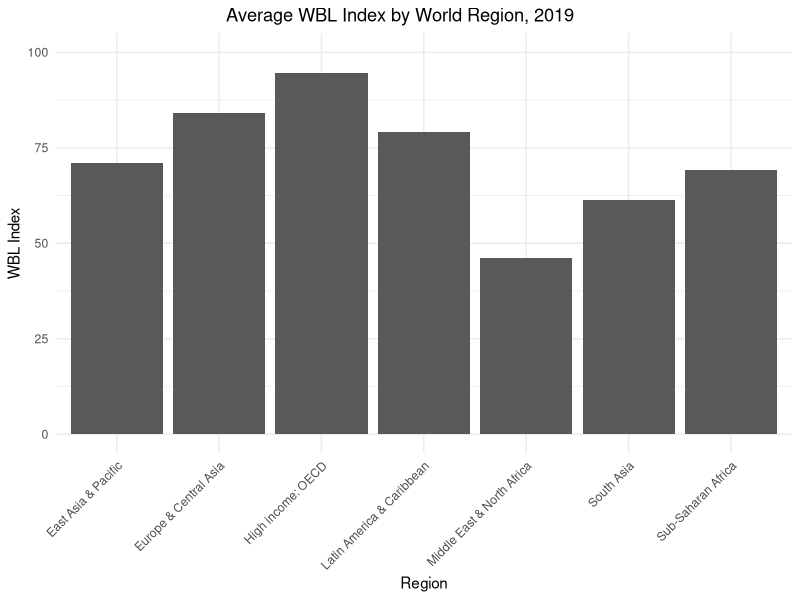
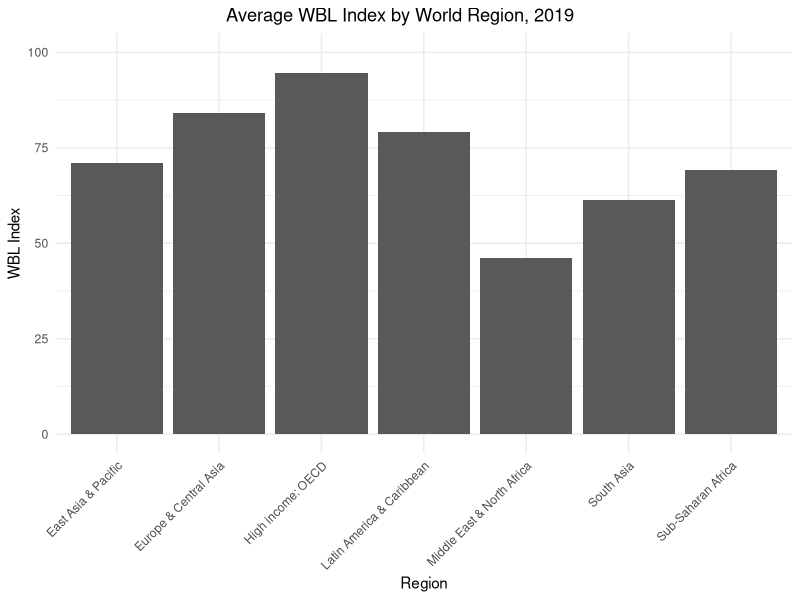
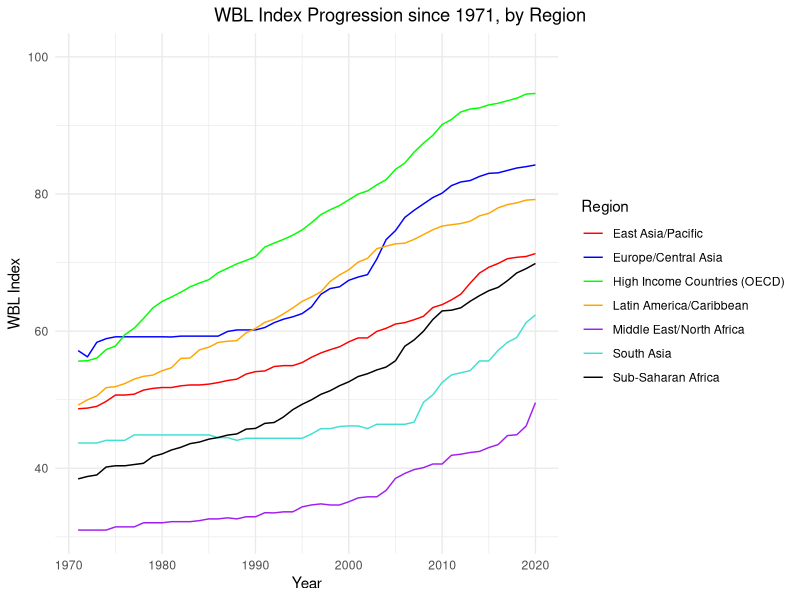
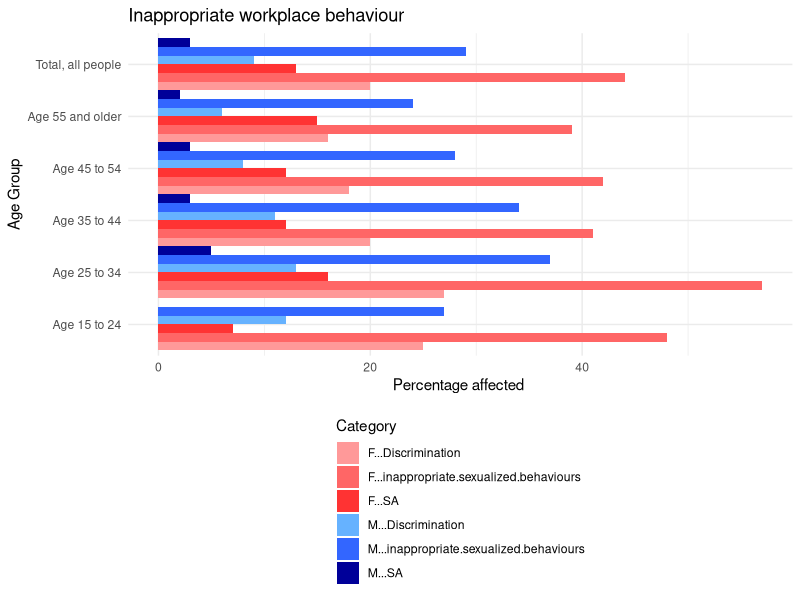

Write R code to recreate these figures, in order.
## ---- chunk 1
#| include: false
#| warning: false
#| message: false

library(tidyverse)

## WBL Dataset Setup

wb_data <- read_csv(here::here("outputs/data/wb_data_clean.csv"))
## ---- chunk 2
#| label: fig-firsthyland
#| message: false
#| echo: false
#| warning: false
#| fig-cap: Figure 1A from Hyland et al. 
#| fig-align: center

## Replication of Figure 1A: Avg. WBL Index in 2019


# average out the index across regions
region_avg_index <- wb_data |> group_by(Region) |> filter(`WBL Report Year` == 2019) |>
                    summarise(avg_index = mean(`WBL_index`, na.rm = TRUE), .groups = "drop")


# Plot in ggplot2

  ggplot(data = region_avg_index, mapping = aes(x = Region, y = avg_index)) +
  geom_col() +
  labs(title="Average WBL Index by World Region, 2019", x="Region", y="WBL Index") +
  theme_minimal() +
  ylim (NA, 100) +
  theme(plot.title.position = "plot",
        plot.title = element_text(hjust = 0.5), 
        axis.text.x = element_text (angle = 45, vjust = 1, hjust=1))

## ---- chunk 3
#| label: fig-secondhyland
#| message: false
#| echo: false
#| warning: false
#| fig-cap: Figure 1B from Hyland et al. 
#| fig-align: center

## Replication of Figure 1A: Avg. WBL Index in 2019


# average out the index across regions
region_avg_index <- wb_data |> group_by(Region) |> filter(`WBL Report Year` == 2019) |>
                    summarise(avg_index = mean(`WBL_index`, na.rm = TRUE), .groups = "drop")


# Plot in ggplot2

  ggplot(data = region_avg_index, mapping = aes(x = Region, y = avg_index)) +
  geom_col() +
  labs(title="Average WBL Index by World Region, 2019", x="Region", y="WBL Index") +
  theme_minimal() +
  ylim (NA, 100) +
  theme(plot.title.position = "plot",
        plot.title = element_text(hjust = 0.5), 
        axis.text.x = element_text (angle = 45, vjust = 1, hjust=1))

## ---- chunk 4
#| label: fig-thirdhyland
#| message: false
#| echo: false
#| warning: false
#| fig-cap: Figure 2 from Hyland et al. 
#| fig-align: center

## Replication of Figure 2:  Charting the Progress of Legal Gender Equality over Time
  

#construct tibble of yearly averages of regions.   
regional_avgs_byyear <- wb_data |> select(
                            `WBL Report Year`, 
                            Region, 
                            WBL_index
                        ) |> group_by(Region, `WBL Report Year`) |> 
                             summarise(avg_index = mean(`WBL_index`, na.rm = TRUE), .groups = "drop")

# Sling into ggplot2

regional_avgs_byyear |> 
  ggplot(aes(x=`WBL Report Year`, y=avg_index, group=Region, color=Region)) +
  geom_line() +
  labs(title="WBL Index Progression since 1971, by Region", x="Year", y="WBL Index") +
  scale_color_manual(values=c("red", "blue", "green", "orange", "purple", "turquoise", "black"), labels=c("East Asia/Pacific","Europe/Central Asia", "High Income Countries (OECD)", "Latin America/Caribbean", "Middle East/North Africa", "South Asia", "Sub-Saharan Africa")) +
  theme_minimal() +
  ylim (NA, 100) + 
  theme(plot.title.position = "plot",
        plot.title = element_text(hjust = 0.5))

## ---- chunk 5
#| message: false
#| echo: false
#| warning: false
#| fig-align: center
library(kableExtra)

# Create a data frame for the table
pay <- data.frame(
  Indicator = "Pay",
  Score = 100,
  Question = "“Does the law mandate equal remuneration for work of equal value?”",
  Legal_Basis = "Ontario Pay Equity Act, Sec. 6",
  Citation = "For the purposes of this Act, pay equity is achieved under the job-to-job method of comparison when the job rate for the female job class that is the subject of the comparison is at least equal to the job rate for a male job class in the same establishment where the work performed in the two job classes is of equal or comparable value.",
  Article = "The gender wage gap in Canada: 1998 to 2018 Labour Statistics: Research Papers by Rachelle Pelletier, Martha Patterson and Melissa Moyser",
  Stylized_fact = "Women still earn 87 cents for every dollar a man earns in Canada",
  Link = "[Read more](https://www150.statcan.gc.ca/n1/en/pub/75-004-m/75-004-m2019004-eng.pdf?st=szPFyv6s)",
  Database = "Annualized data from the Labour Force Survey (LFS), a monthly household survey conducted by Statistics Canada.",
  Additional = "56,000 households, no aboriginal settlements or full-time Canadian Armed Force members, remote households in low population density areas"
)

# Transpose the data frame
pay <- t(pay)

# Replace underscores with spaces in column names
colnames(pay) <- gsub("_", " ", colnames(pay))

# Create a table using kableExtra
  kable(pay, format = "latex", caption = "Summary of findings -Pay Indicator") %>%
  column_spec(2, width = "29em")
## ---- chunk 6
#| message: false
#| label: tbl-explanation
#| echo: false
#| warning: false
#| fig-align: center
library(kableExtra)

# Create a data frame for the table
wagegap <- data.frame(
  Category = c("Total explained portion (sum of effects of variables below)", "Human capital", "Education", 
               "Job tenure", "Job attributes", "Part-time", "Public sector", "Union", "Firm size", 
               "Occupation and industry", "Occupation", "Industry", "Demographics", "Age", 
               "Province", "Children", "Marital status", "Total unexplained portion"),
  '1998' = c(28.0, 1.8, -0.5, 2.3, 10.1, 8.9, -0.6, 0.7, 1.1, 18.3, 1.8, 16.5, -2.2, -0.4, -0.1, -0.3, -1.4, 72.0),
  '2018' = c(36.6, -6.1, -4.8, -1.3, -0.7, 9.2, -5.3, -3.4, -1.1, 44.8, 5.1, 39.7, -1.6, -0.3, 1.0, -0.8, -1.5, 63.4)
)

colnames(wagegap) <- c("Category", "1998", "2018")

# Replace special characters in column names
#colnames(wagegap) <- gsub("`", "", colnames(wagegap))

# Create a table using kableExtra
kable(wagegap, format = "latex", booktabs = TRUE, escape = FALSE, caption = "Explanation of the Gender Wage Gap, 1998 to 2018") %>%
 kable_styling() %>%
#  add_header_above(c("Category" = 1, "1998" = 1, "2018" = 1)) %>%
  
  row_spec(18, bold = TRUE)

## ---- chunk 7
#| message: false
#| echo: false
#| warning: false
#| fig-align: center
library(kableExtra)

# Create a data frame for the table
workplace <- data.frame(
  Indicator = "Workplace",
  Score = 100,
  Question = "“Is there legislation on sexual harassment in employment?”",
  Legal_Basis = "Canadian Human Rights Act, Sec. 14(1) and (2)",
  Citation = "It is a discriminatory practice,in matters related to employment,to harass an individual on a prohibited ground of discrimination.",
  Article = "Gender Results Framework: A new data table on workplace harassment",
  Stylized_fact = "Women still earn 87 cents for every dollar a man earns in Canada",
  Link = "[Read more](https://www150.statcan.gc.ca/n1/daily-quotidien/240212/dq240212a-eng.htm)",
  Database = "Data from 2020 Survey on Sexual Misconduct at Work (SSMW) and Gender Results Framework."
)

# Transpose the data frame
workplace <- t(workplace)

# Replace underscores with spaces in column names
colnames(workplace) <- gsub("_", " ", colnames(workplace))
# Create a table using kableExtra
  kable(workplace, format = "latex", caption = "Summary of findings -Workplace Indicator") %>%
    
  column_spec(2, width = "29em")
## ---- chunk 8
#| message: false
#| echo: false
#| warning: false
#| fig-align: center

# Install and load necessary packages if not already installed
 # install.packages("tidyverse")

# Load the necessary libraries
library(tidyverse)

#  provided data
data <- read.table(text = '"Group" "M - inappropriate sexualized behaviours" "M - Discrimination" "M - SA" "F - inappropriate sexualized behaviours" "F - Discrimination" "F - SA"
"Total, all people" 29 9 3 44 20 13
"Age 15 to 24" 27 12 0 48 25 7
"Age 25 to 34" 37 13 5 57 27 16
"Age 35 to 44" 34 11 3 41 20 12
"Age 45 to 54" 28 8 3 42 18 12
"Age 55 and older" 24 6 2 39 16 15', header = TRUE)

# Transform the data into long format for ggplot
data_long <- data %>%
  pivot_longer(cols = -Group, names_to = "Category", values_to = "Percentage")

# Create a sideways stacked bar plot
ggplot(data_long, aes(x = Percentage, y = Group, fill = Category)) +
  geom_bar(stat = "identity", position = "dodge", width = 1) +
  scale_fill_manual(values = c("#FF9999", "#FF6666", "#FF3333", "#66B2FF", "#3366FF", "#000099"), name = "Category") +
  labs(title = "Inappropriate workplace behaviour ",
       x = "Percentage affected ",
       y = "Age Group") +
  
  theme_minimal() +
  theme(
 #   axis.text.y = element_text(angle = 0, hjust = 2),
    legend.position = "bottom",
    legend.direction = "vertical",
    legend.box = "horizontal",
)

## ---- chunk 9
#| message: false
#| echo: false
#| warning: false
#| fig-align: center
library(kableExtra)

# Create a data frame for the table
maternal <- data.frame(
  Indicator = "Parenthood",
  Score = 100,
  Question = "“Is there paid parental leave?”",
  Legal_Basis = "Employment Insurance Act, Art. 12(4); Employment Insurance Act, Secs. 12(4.01) and 23",
  Citation = "The maximum number of weeks for which benefits may be paid for a single pregnancy is 15",
  Article = "2021 MATERNITY LEAVE EXPERIENCE REPORT, Moms At Work",
  Stylized_fact = "One in every 3 mothers returning to the workplace experienced discrimination",
  Link = "[Read more](https://thisismomsatwork.com/wp-content/uploads/edd/2021/05/2021-Maternity-Leave-Experience-Report-Moms-at-Work-1.pdf)",
  Database = "Data from 2021 survey of 1090 mothers who had taken maternity leave in the last 10 years."
)

# Transpose the data frame
maternal <- t(maternal)

# Replace underscores with spaces in column names
colnames(maternal) <- gsub("_", " ", colnames(maternal))
# Create a table using kableExtra
  kable(maternal, format = "latex", caption = "Summary of findings -Parenthood Indicator") %>%
    
  column_spec(2, width = "29em")
